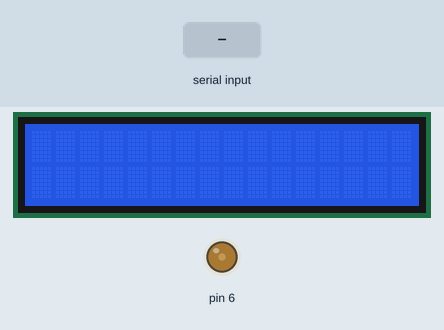
A sketch run on a simulated Arduino Uno, built with avr-gcc and run on an emulated ATmega328P. Parts: 16×2 character LCD, output pins drawn as LEDs (lit = HIGH). The inputs (shaded band) are chosen by the test bench.

Above: at 1.2 s.
1.3 s: "1" received over Serial
At 2.9 s:
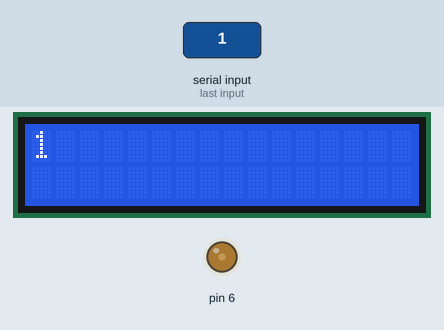
3.8 s: "0" received over Serial
At 6.0 s:
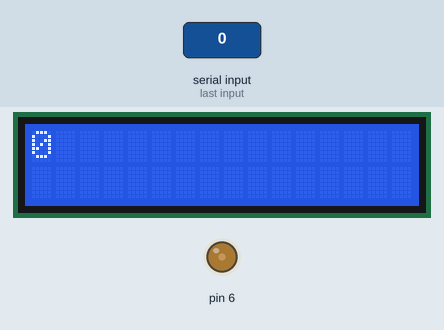
6.3 s: "2" received over Serial
At 7.9 s:
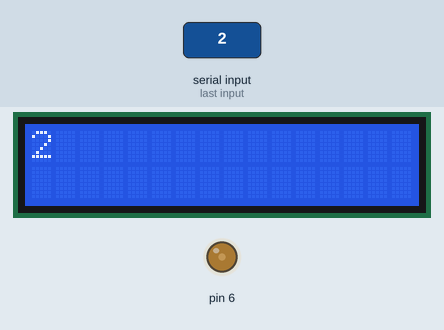
Timing chart, 0 to 9.4 s (numbered marks = the images above; inputs shaded):
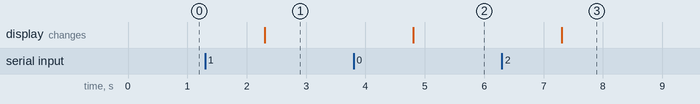

The sketch:

Ardiuno_LCD.ino
```cpp
#include <LiquidCrystal.h>
int Contrast=70,l,op;
LiquidCrystal lcd(12, 11, 5, 4, 3, 2);
String str;
void setup()
{


 analogWrite(6,Contrast);
 Serial.begin(9600);

 lcd.begin(16,2);
}

void loop()
{
while(Serial.available())
{

 str=Serial.readString();
 l=str.length();
 lcd_string();

}

}


//STRING DISPLAY

void lcd_string() {
  if (l<=16)
  {
   lcd.clear();
   lcd.setCursor(0,0);
   lcd.print(str);
  }
  else  {
    if(l>32)
    {
      lcd.clear();
      lcd.setCursor(0,0);
      lcd.print("ERROR:RANGE 16X2");

      }
      else {
   lcd.setCursor(0,0);
   for(int i=0;i<=16;i++)
    {
     lcd.print(str[i]);
     }
    lcd.setCursor(0,1);

    for (int j=16;j<l;j++)
    {

      lcd.print(str[j]);
      }
  }

}
}
```

Measured:
- after the input at 1.3 s, the display: changes after 1.0 s (image 1)
- after the input at 3.8 s, the display: changes after 1.0 s (image 2)
- after the input at 6.3 s, the display: changes after 1.0 s (image 3)
